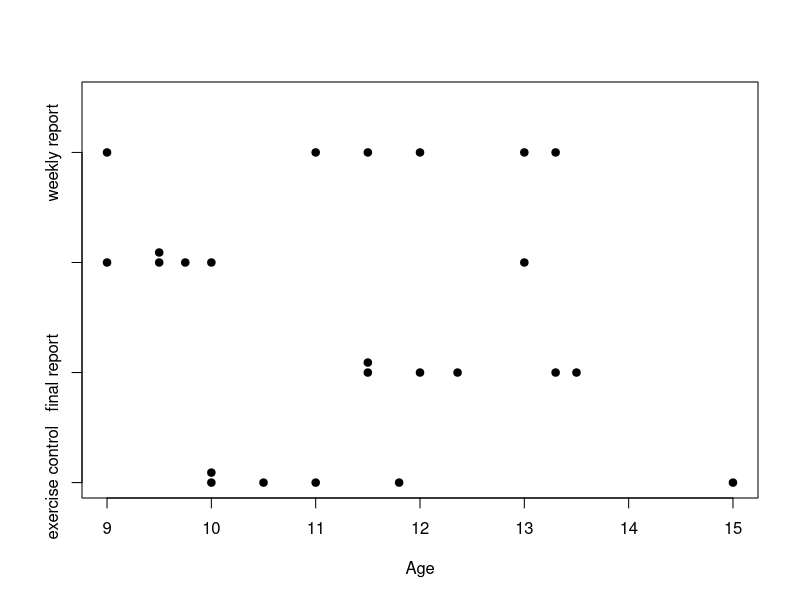
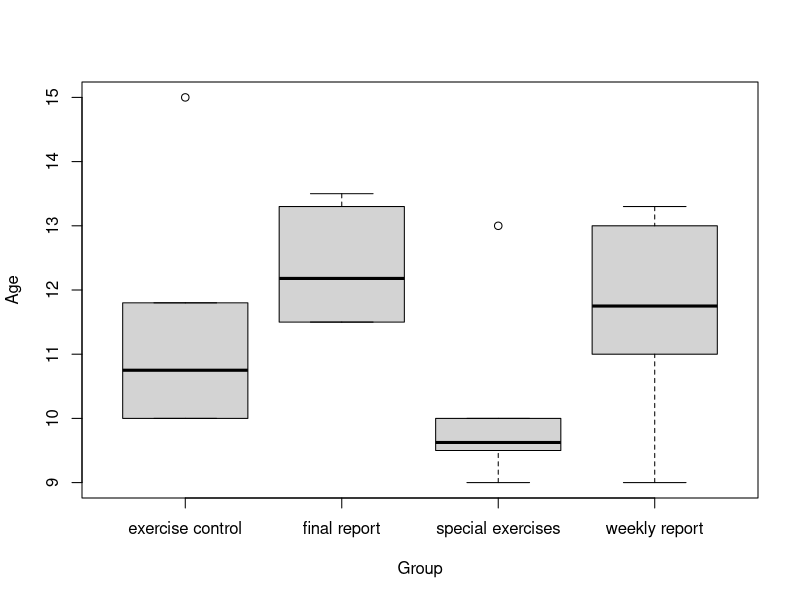

Recreate these plots in R, in order.


Babies = read.csv("./Files/WalkingBabies.csv")

View(Babies)















attach(Babies)

stripchart(Age ~ Group, method="stack",  pch=20, cex=1.5)

boxplot(Age ~ Group)

grand.mean = mean(Age)
SST = sum((Age - grand.mean)^2)
group.means = tapply(Age, Group, mean)
group.n = tapply(Age, Group, length)
SSG = sum(group.n * (group.means - grand.mean)^2)

SSE = SST - SSG

df.total = length(Age) - 1
df.group = length(unique(Group)) - 1
df.error = df.total - df.group

MSG = SSG / df.group
MSE = SSE / df.error

F.stat = MSG / MSE

p.value = pf(F.stat, df.group, df.error, lower.tail = FALSE)


# time to check

babies.aov = aov(Age ~ Group)
summary(babies.aov)
